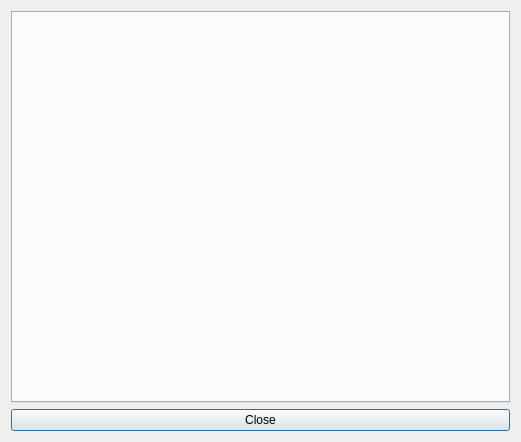
<?xml version="1.0" encoding="UTF-8"?>
<ui version="4.0">
 <class>InputDialogClass</class>
 <widget class="QDialog" name="InputDialogClass">
  <property name="windowModality">
   <enum>Qt::ApplicationModal</enum>
  </property>
  <property name="geometry">
   <rect>
    <x>0</x>
    <y>0</y>
    <width>521</width>
    <height>442</height>
   </rect>
  </property>
  <property name="windowTitle">
   <string>InputDialog</string>
  </property>
  <layout class="QGridLayout" name="gridLayout">
   <item row="0" column="0">
    <layout class="QGridLayout" name="gl_InputParams">
     <property name="sizeConstraint">
      <enum>QLayout::SetDefaultConstraint</enum>
     </property>
     <item row="0" column="0">
      <widget class="QTabWidget" name="tabWidget">
       <property name="sizePolicy">
        <sizepolicy hsizetype="MinimumExpanding" vsizetype="MinimumExpanding">
         <horstretch>0</horstretch>
         <verstretch>0</verstretch>
        </sizepolicy>
       </property>
       <property name="currentIndex">
        <number>-1</number>
       </property>
      </widget>
     </item>
    </layout>
   </item>
   <item row="1" column="0">
    <widget class="QPushButton" name="pb_Close">
     <property name="text">
      <string>Close</string>
     </property>
    </widget>
   </item>
  </layout>
 </widget>
 <layoutdefault spacing="6" margin="11"/>
 <resources/>
 <connections>
  <connection>
   <sender>pb_Close</sender>
   <signal>clicked()</signal>
   <receiver>InputDialogClass</receiver>
   <slot>accept()</slot>
   <hints>
    <hint type="sourcelabel">
     <x>420</x>
     <y>426</y>
    </hint>
    <hint type="destinationlabel">
     <x>517</x>
     <y>379</y>
    </hint>
   </hints>
  </connection>
 </connections>
</ui>
